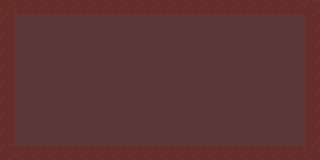

This game map was drawn from its Tiled (.tmx) file and the tilesets committed beside it. A one-line description and the full map source follow:
An orthogonal 20x10 tile map with 16x16 px tiles, 1 tile layer (Tile Layer 1) and 5 objects (1).

<map version="1.8" tiledversion="1.8.2" orientation="orthogonal" renderorder="right-down" width="20" height="10" tilewidth="16" tileheight="16" infinite="0" nextlayerid="4" nextobjectid="7">
 <tileset firstgid="1" source="tileset.tsx" />
 <layer id="1" name="Tile Layer 1" width="20" height="10">
  <data encoding="csv">
177,2684354740,2684354740,2684354740,2684354740,2684354740,2684354740,2684354740,2684354740,2684354740,2684354740,2684354740,2684354740,2684354740,2684354740,2684354740,2684354740,2684354740,2684354740,1610612913,
180,182,182,182,182,182,182,182,182,182,182,182,182,182,182,182,182,182,182,3221225652,
180,182,182,182,182,182,182,182,182,182,182,182,182,182,182,182,182,182,182,3221225652,
180,182,182,182,182,182,182,182,182,182,182,182,182,182,182,182,182,182,182,3221225652,
180,182,182,182,182,182,182,182,182,182,182,182,182,182,182,182,182,182,182,3221225652,
180,182,182,182,182,182,182,182,182,182,182,182,182,182,182,182,182,182,182,3221225652,
180,182,182,182,182,182,182,182,182,182,182,182,182,182,182,182,182,182,182,3221225652,
180,182,182,182,182,182,182,182,182,182,182,182,182,182,182,182,182,182,182,3221225652,
180,182,182,182,182,182,182,182,182,182,182,182,182,182,182,182,182,182,182,3221225652,
1610612913,1610612916,1610612916,1610612916,1610612916,1610612916,1610612916,1610612916,1610612916,1610612916,1610612916,1610612916,1610612916,1610612916,1610612916,1610612916,1610612916,1610612916,1610612916,3221225649
</data>
 </layer>
 <objectgroup id="2" name="border">
  <object id="1" x="0.363636" y="0.363636" width="319.273" height="13.6364" />
  <object id="2" x="304.833" y="14.4396" width="15.2423" height="130.303" />
  <object id="3" x="0.6135" y="145.182" width="319.273" height="14.6364" />
  <object id="5" x="0.62885" y="14.5985" width="15.2423" height="131.303" />
 </objectgroup>
 <objectgroup id="3" name="spawn">
  <object id="6" name="1" x="23.6364" y="72.3636" width="16" height="16" />
 </objectgroup>
</map>
